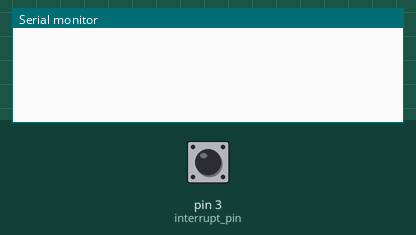
A sketch run on a simulated Arduino Uno, built with avr-gcc and run on an emulated ATmega328P. On the bench: the last lines printed to the serial monitor. Inputs (shaded band) come from the test bench; at power-on: pin 3 (interrupt_pin) HIGH.

Above: at 1.2 s.
1.3 s: pin 3 (interrupt_pin) pulled LOW for 0.15 s
At 2.6 s:
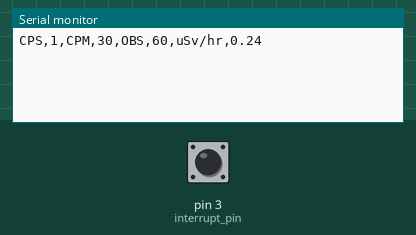
4.4 s: pin 3 (interrupt_pin) pulled LOW for 1 s
At 6.7 s:
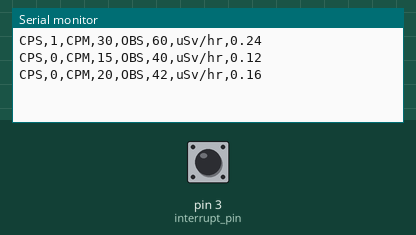
6.9 s: pin 3 (interrupt_pin) pulled LOW for 0.15 s
At 8.4 s:
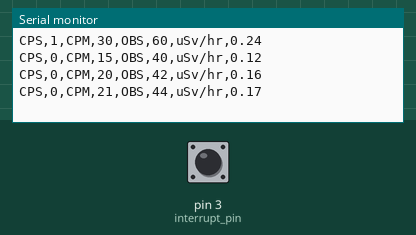
Timing chart, 0 to 9.9 s (numbered marks = the images above; inputs shaded):
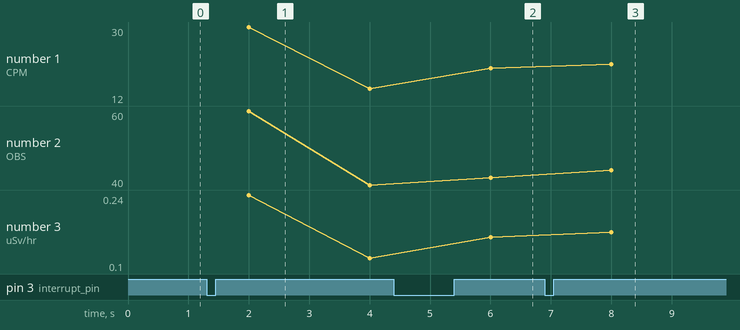

The sketch:

Geigerduino.ino
```cpp
// (licence header left out)
#include <SPI.h>
#include <TimerOne.h>
#include <limits.h>

//User variables
const int interrupt_pin = 3;               //GM tube interrupt pin
const float conversion_factor =  0.008120; //GM tube J305ß, see https://www.cooking-hacks.com/documentation/tutorials/geiger-counter-radiation-sensor-board-arduino-raspberry-pi-tutorial#cpm_to_servants

//Application
#define TX_FREQUENCY 2000 // 2 seconds
#define LOGGER_SIZE 60 // 60 data points
const int NULLDATA = ULONG_MAX;
volatile unsigned long counts = 0;
volatile unsigned long cpslogger[LOGGER_SIZE];
volatile unsigned long last_cpm = 0;
volatile int log_index = 0;
int last_log_index = 0;
int last_obs = 60;
unsigned long previous_millis = 0;

/**
 * setup()
 *
 * Start Geiger using interrupt pin
 * Start Timer1 (hardware timer)
 */
void setup() {
  //Start serial
  Serial.begin(9600);

  //Start Geiger
  pinMode(interrupt_pin, INPUT);
  interrupts();
  attachInterrupt(digitalPinToInterrupt(interrupt_pin), geigerClick, FALLING);

  //Use ULONG_MAX to represent 'NULL data' on startup
  for (int i = 0; i < LOGGER_SIZE; i++)
  {
    cpslogger[i] = NULLDATA;
  }

  //Begin counter reporting
  Timer1.initialize(1000000);
  Timer1.attachInterrupt(recordData);
}

/**
 * getData (int size - CPS observations requested, int period - Duration of observation to use for data)
 *
 * Returns 'count per period' based on specified quantity of most recent Count Per Second observations
 * for a specified period.
 *
 * For example this can return 'CPS' using 5 most recent observations (size=5, period=1)
 * or 'CPM' using 60 most recent observations (size=60, period=60)
 *
 * Maximum size is array length
 */
int getData(int size, int period, int current_index) {
  int observations = 0;
  //Max size is logger array length
  if (size > LOGGER_SIZE)
    size = LOGGER_SIZE;
  unsigned long data = 0;
  for (int i = 0; i < size; i++) {
    //Find pointer between 0 to array length to start from and move backwards
    int pointer = (current_index - i < 0) ? (current_index - i) + LOGGER_SIZE : current_index - i;
    if (cpslogger[pointer] != NULLDATA) {
      observations++;
      data = data + cpslogger[pointer];
    }
  }
  // Extrapolate found data to period required
  data = (data * (period/observations));
  return data;
}

/**
 * Geiger-Mueller Tube Click
 *
 * Only increments count to avoid locking
 */
void geigerClick() {
  counts++;
}

/**
 * recordData
 *
 * Logs clicks each second using hardware timer
 * for accuracy
 */
void recordData() {
  if (counts == ULONG_MAX)
    counts = ULONG_MAX - 1;
  cpslogger[log_index++] = counts;
  if (log_index >= LOGGER_SIZE)
    log_index = 0;
  counts = 0;
}

/**
 * transmitData
 *
 * Sends CPS, CPM and radiation dose over Serial
 */
void transmitData() {
  //Obtain log_index at start (volatile)
  int current_index = log_index;
  unsigned long cps = getData(TX_FREQUENCY/1000, 1, current_index); //X observations / s

  //Find optimal observations for current CPM
  int obs;
  if (last_cpm < 30) {
    obs = 60; // Max 60 observations for update latency
  } else if (last_cpm > 320) {
    obs = 3; // Min 3 observations for accuracy
  } else {
    obs = (60.0f/last_cpm) * 20; //Ensure 60 observations per 20 CPM
  }

  //Limit observations so we don't extend observations into earlier high counts when ramping down
  int max_obs = last_obs + (log_index - last_log_index < 0 ? LOGGER_SIZE + log_index - last_log_index : log_index - last_log_index);
  if (obs > max_obs)
    obs = max_obs;

  unsigned long cpm = getData(obs, 60, current_index);
  last_obs = obs;
  last_log_index = current_index;
  last_cpm = cpm;
  char microseverts[6];
  dtostrf(cpm * conversion_factor, 4, 2, microseverts);
  char buffer[50];
  sprintf(buffer, "CPS,%ld,CPM,%ld,OBS,%1d,uSv/hr,%s\r\n", cps, cpm, obs, microseverts);
  Serial.print(buffer);
}

/**
 * Main program
 */
void loop() {
  unsigned long current_millis = millis();
  if (current_millis - previous_millis >= TX_FREQUENCY)
  {
    previous_millis = current_millis;
    transmitData();
  }
}
```

Measured:
- after the input at 1.3 s, the serial monitor: prints a new line after 0.70 s (image 1)
- after the input at 4.4 s, the serial monitor: prints a new line after 1.6 s (image 2)
- after the input at 6.9 s, the serial monitor: prints a new line after 1.1 s (image 3)
- plotted number 1: 15 → 20 after the input at 4.4 s
- plotted number 3: 0.12 → 0.16 after the input at 4.4 s
